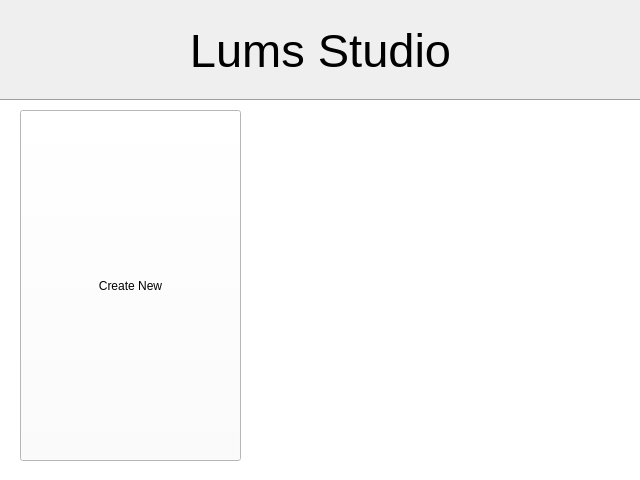
<?xml version="1.0" encoding="UTF-8"?>
<ui version="4.0">
 <class>Splash</class>
 <widget class="QWidget" name="Splash">
  <property name="geometry">
   <rect>
    <x>0</x>
    <y>0</y>
    <width>640</width>
    <height>480</height>
   </rect>
  </property>
  <property name="windowTitle">
   <string/>
  </property>
  <property name="autoFillBackground">
   <bool>false</bool>
  </property>
  <widget class="QLabel" name="label">
   <property name="geometry">
    <rect>
     <x>0</x>
     <y>0</y>
     <width>641</width>
     <height>101</height>
    </rect>
   </property>
   <property name="font">
    <font>
     <pointsize>35</pointsize>
     <weight>50</weight>
     <italic>false</italic>
     <bold>false</bold>
     <underline>false</underline>
     <strikeout>false</strikeout>
     <stylestrategy>PreferDefault</stylestrategy>
     <kerning>true</kerning>
    </font>
   </property>
   <property name="text">
    <string notr="true">Lums Studio</string>
   </property>
   <property name="textFormat">
    <enum>Qt::PlainText</enum>
   </property>
   <property name="scaledContents">
    <bool>false</bool>
   </property>
   <property name="alignment">
    <set>Qt::AlignCenter</set>
   </property>
  </widget>
  <widget class="Line" name="line">
   <property name="geometry">
    <rect>
     <x>0</x>
     <y>90</y>
     <width>641</width>
     <height>20</height>
    </rect>
   </property>
   <property name="orientation">
    <enum>Qt::Horizontal</enum>
   </property>
  </widget>
  <widget class="QWidget" name="widget" native="true">
   <property name="geometry">
    <rect>
     <x>0</x>
     <y>100</y>
     <width>641</width>
     <height>381</height>
    </rect>
   </property>
   <property name="autoFillBackground">
    <bool>false</bool>
   </property>
   <property name="styleSheet">
    <string notr="true">background: white;</string>
   </property>
   <widget class="QPushButton" name="create">
    <property name="geometry">
     <rect>
      <x>20</x>
      <y>10</y>
      <width>221</width>
      <height>351</height>
     </rect>
    </property>
    <property name="text">
     <string>Create New</string>
    </property>
   </widget>
  </widget>
 </widget>
 <resources/>
 <connections/>
</ui>
